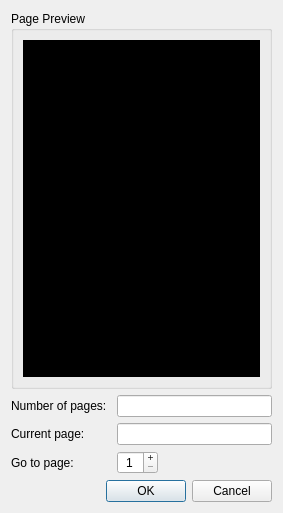
<?xml version="1.0" encoding="UTF-8"?>
<ui version="4.0">
 <class>GoPageDialog</class>
 <widget class="QDialog" name="GoPageDialog">
  <property name="geometry">
   <rect>
    <x>0</x>
    <y>0</y>
    <width>283</width>
    <height>513</height>
   </rect>
  </property>
  <property name="windowTitle">
   <string>Go to Page</string>
  </property>
  <property name="windowIcon">
   <iconset resource="../resource/main_window.qrc">
    <normaloff>:/icons/icons/freeiconmaker_30.png</normaloff>:/icons/icons/freeiconmaker_30.png</iconset>
  </property>
  <property name="modal">
   <bool>true</bool>
  </property>
  <layout class="QVBoxLayout" name="verticalLayout">
   <item>
    <layout class="QVBoxLayout" name="verticalLayout_2">
     <item>
      <widget class="QGroupBox" name="groupBox">
       <property name="title">
        <string>Page Preview</string>
       </property>
       <layout class="QVBoxLayout" name="verticalLayout_3">
        <item>
         <widget class="QScrollArea" name="scrollArea">
          <property name="styleSheet">
           <string notr="true">background-color: rgb(0, 0, 0);</string>
          </property>
          <property name="frameShape">
           <enum>QFrame::NoFrame</enum>
          </property>
          <property name="frameShadow">
           <enum>QFrame::Sunken</enum>
          </property>
          <property name="verticalScrollBarPolicy">
           <enum>Qt::ScrollBarAlwaysOff</enum>
          </property>
          <property name="horizontalScrollBarPolicy">
           <enum>Qt::ScrollBarAlwaysOff</enum>
          </property>
          <property name="widgetResizable">
           <bool>true</bool>
          </property>
          <property name="alignment">
           <set>Qt::AlignCenter</set>
          </property>
          <widget class="QWidget" name="scrollAreaWidgetContents_2">
           <property name="geometry">
            <rect>
             <x>0</x>
             <y>0</y>
             <width>253</width>
             <height>350</height>
            </rect>
           </property>
           <layout class="QHBoxLayout" name="horizontalLayout">
            <item>
             <widget class="QLabel" name="label_icon">
              <property name="text">
               <string/>
              </property>
              <property name="alignment">
               <set>Qt::AlignCenter</set>
              </property>
             </widget>
            </item>
           </layout>
          </widget>
         </widget>
        </item>
       </layout>
      </widget>
     </item>
     <item>
      <layout class="QFormLayout" name="formLayout">
       <property name="fieldGrowthPolicy">
        <enum>QFormLayout::ExpandingFieldsGrow</enum>
       </property>
       <item row="0" column="0">
        <widget class="QLabel" name="label_num_pages">
         <property name="text">
          <string>Number of pages: </string>
         </property>
         <property name="alignment">
          <set>Qt::AlignLeading|Qt::AlignLeft|Qt::AlignVCenter</set>
         </property>
        </widget>
       </item>
       <item row="0" column="1">
        <widget class="QLineEdit" name="lineEdit_num_page">
         <property name="sizePolicy">
          <sizepolicy hsizetype="Expanding" vsizetype="Fixed">
           <horstretch>0</horstretch>
           <verstretch>0</verstretch>
          </sizepolicy>
         </property>
         <property name="maximumSize">
          <size>
           <width>16777214</width>
           <height>16777215</height>
          </size>
         </property>
         <property name="frame">
          <bool>true</bool>
         </property>
         <property name="alignment">
          <set>Qt::AlignCenter</set>
         </property>
         <property name="readOnly">
          <bool>true</bool>
         </property>
        </widget>
       </item>
       <item row="1" column="0">
        <widget class="QLabel" name="label_current_page">
         <property name="text">
          <string>Current page:        </string>
         </property>
         <property name="alignment">
          <set>Qt::AlignLeading|Qt::AlignLeft|Qt::AlignVCenter</set>
         </property>
        </widget>
       </item>
       <item row="1" column="1">
        <widget class="QLineEdit" name="lineEdit_current_page">
         <property name="frame">
          <bool>true</bool>
         </property>
         <property name="alignment">
          <set>Qt::AlignCenter</set>
         </property>
         <property name="readOnly">
          <bool>true</bool>
         </property>
        </widget>
       </item>
       <item row="2" column="0">
        <widget class="QLabel" name="label_go_page">
         <property name="text">
          <string>Go to page:           </string>
         </property>
        </widget>
       </item>
       <item row="2" column="1">
        <widget class="QSpinBox" name="spinBox_go_page">
         <property name="wrapping">
          <bool>false</bool>
         </property>
         <property name="alignment">
          <set>Qt::AlignCenter</set>
         </property>
         <property name="buttonSymbols">
          <enum>QAbstractSpinBox::PlusMinus</enum>
         </property>
         <property name="accelerated">
          <bool>true</bool>
         </property>
         <property name="correctionMode">
          <enum>QAbstractSpinBox::CorrectToPreviousValue</enum>
         </property>
         <property name="suffix">
          <string/>
         </property>
         <property name="minimum">
          <number>1</number>
         </property>
        </widget>
       </item>
      </layout>
     </item>
    </layout>
   </item>
   <item>
    <widget class="QDialogButtonBox" name="buttonBox">
     <property name="orientation">
      <enum>Qt::Horizontal</enum>
     </property>
     <property name="standardButtons">
      <set>QDialogButtonBox::Cancel|QDialogButtonBox::Ok</set>
     </property>
    </widget>
   </item>
  </layout>
 </widget>
 <resources>
  <include location="../resource/main_window.qrc"/>
 </resources>
 <connections>
  <connection>
   <sender>buttonBox</sender>
   <signal>accepted()</signal>
   <receiver>GoPageDialog</receiver>
   <slot>accept()</slot>
   <hints>
    <hint type="sourcelabel">
     <x>252</x>
     <y>249</y>
    </hint>
    <hint type="destinationlabel">
     <x>157</x>
     <y>253</y>
    </hint>
   </hints>
  </connection>
  <connection>
   <sender>buttonBox</sender>
   <signal>rejected()</signal>
   <receiver>GoPageDialog</receiver>
   <slot>reject()</slot>
   <hints>
    <hint type="sourcelabel">
     <x>320</x>
     <y>249</y>
    </hint>
    <hint type="destinationlabel">
     <x>286</x>
     <y>253</y>
    </hint>
   </hints>
  </connection>
  <connection>
   <sender>spinBox_go_page</sender>
   <signal>valueChanged(int)</signal>
   <receiver>GoPageDialog</receiver>
   <slot>update()</slot>
   <hints>
    <hint type="sourcelabel">
     <x>283</x>
     <y>83</y>
    </hint>
    <hint type="destinationlabel">
     <x>158</x>
     <y>83</y>
    </hint>
   </hints>
  </connection>
 </connections>
 <slots>
  <slot>go_to_page()</slot>
 </slots>
</ui>
